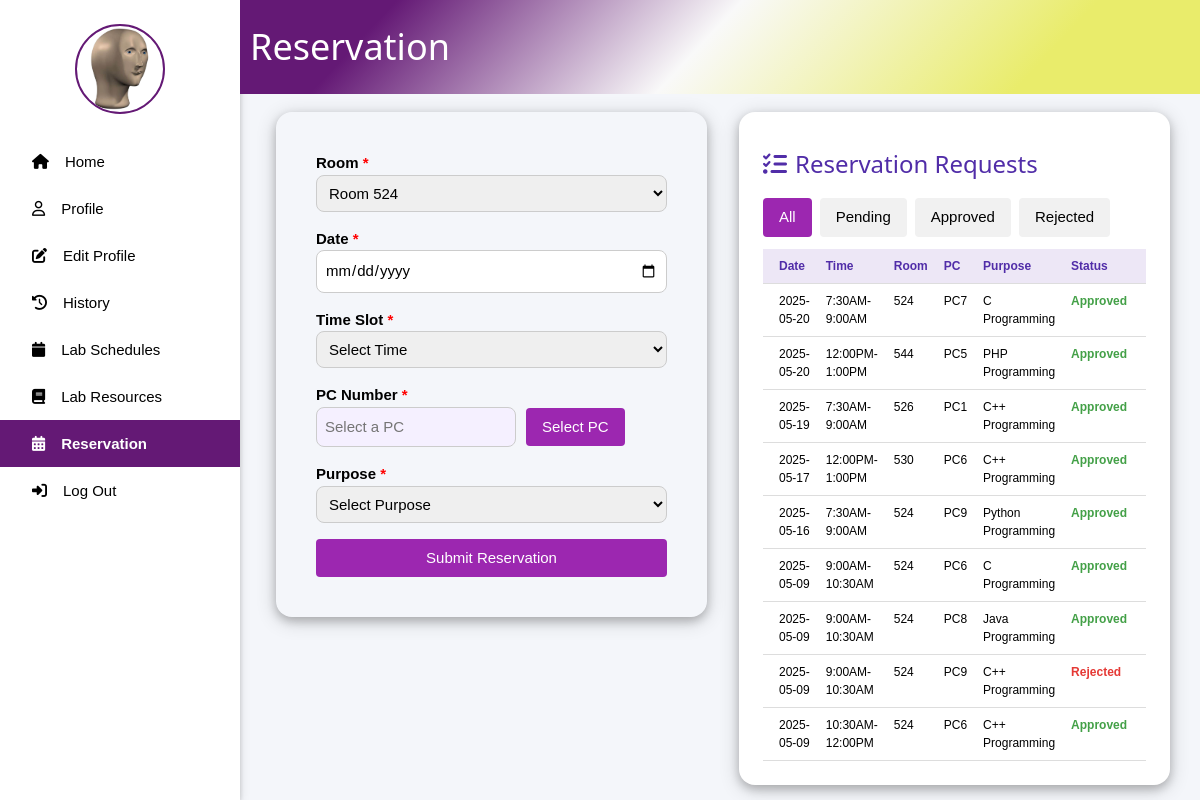
/make_reservation.php (signed in), run on the app's committed database.
### tables this page shows
CREATE TABLE `reservations` (
  `id` int(11) NOT NULL,
  `idno` int(11) NOT NULL,
  `room_number` varchar(10) NOT NULL,
  `pc_number` varchar(10) NOT NULL,
  `reservation_date` date NOT NULL,
  `time_slot` varchar(20) NOT NULL,
  `purpose` text NOT NULL,
  `status` enum('pending','approved','rejected') DEFAULT 'pending',
  `created_at` timestamp NOT NULL DEFAULT current_timestamp(),
  `updated_at` timestamp NOT NULL DEFAULT current_timestamp() ON UPDATE current_timestamp()
);

### make_reservation.php (the view, shortened to what this page needs)
<?php
include 'connect.php';
$user = isset($_SESSION['user']) ? $_SESSION['user'] : null;
$rooms = [];
$sql_rooms = "SELECT DISTINCT room_number FROM pc_status ORDER BY room_number";
$result_rooms = $conn->query($sql_rooms);
while ($row = $result_rooms->fetch_assoc()) {
    $rooms[] = $row['room_number'];
}
$selected_room = isset($_POST['room_number']) ? $_POST['room_number'] : (count($rooms) > 0 ? $rooms[0] : '');
?>
<!DOCTYPE html>
<html lang="en">
<head>
    <link rel="stylesheet" href="w3.css">
    <link rel="stylesheet" href="side_nav.css">
</head>
<body style="background: #f4f6fa;">
<div class="w3-sidebar w3-bar-block w3-collapse w3-card w3-animate-left" style="width:20%;" id="mySidebar">
    <div class="profile w3-center w3-margin w3-padding">
        <?php $profile_pic = isset($user['PROFILE_PIC']) ? $user['PROFILE_PIC'] : 'images/default_pic.png'; ?>
        <img src="<?php echo htmlspecialchars($profile_pic); ?>" alt="profile_pic" style="width: 90px; height:90px; border-radius: 50%; border: 2px solid rgba(100,25,117,1);">
    </div>
    <a href="dashboard.php" class="w3-bar-item w3-button"><i class="fa-solid fa-house w3-padding"></i><span>Home</span></a>
    <a href="#" onclick="document.getElementById('profile').style.display='block'" class="w3-bar-item w3-button"><i class="fa-regular fa-user w3-padding"></i><span>Profile</span></a>
    <a href="profile.php" class="w3-bar-item w3-button"><i class="fa-solid fa-edit w3-padding"></i><span>Edit Profile</span></a>
    <a href="history.php" class="w3-bar-item w3-button"><i class="fa-solid fa-clock-rotate-left w3-padding"></i><span>History</span></a>
    <a href="view_lab_schedules.php" class="w3-bar-item w3-button"><i class="fa-solid fa-calendar w3-padding"></i><span>Lab Schedules</span></a>
    <a href="view_lab_resources.php" class="w3-bar-item w3-button"><i class="fa-solid fa-book w3-padding"></i><span>Lab Resources</span></a>
    <a href="make_reservation.php" class="w3-bar-item w3-button active"><i class="fa-solid fa-calendar-days w3-padding"></i><span>Reservation</span></a>
    <a href="logout.php" class="w3-bar-item w3-button"><i class="fa-solid fa-right-to-bracket w3-padding"></i><span>Log Out</span></a>
</div>
<div style="margin-left:20%;">
    <div class="title_page w3-container" style="display: flex; align-items: center;">
        <h1 style="margin-left: 10px; color: #ffff;">Reservation</h1>
    </div>
    <div style="display: flex; gap: 32px; align-items: flex-start; flex-wrap: wrap; margin-top: 18px; margin-left: 18px; padding-left: 18px;">
        <div class="form-container w3-card-4 w3-round-xlarge" style="flex: 1 1 350px; min-width: 340px; padding: 24px; margin: 0; box-sizing: border-box;">
            <form method="POST" action="" class="w3-container" id="reservationForm">
                <div class="w3-section">
                    <label><b>Room <span class="required">*</span></b></label>
                    <select name="room_number" id="room_number" class="w3-input w3-border w3-round" required>
                        <?php foreach ($rooms as $room): ?>
                            <option value="<?php echo htmlspecialchars($room); ?>" <?php if ($room == $selected_room) echo 'selected'; ?>>
                                <?php echo htmlspecialchars($room); ?>
                            </option>
                        <?php endforeach; ?>
                    </select>
                </div>
                <div class="w3-section">
                    <label><b>Date <span class="required">*</span></b></label>
                    <input type="date" name="reservation_date" id="reservation_date" class="w3-input w3-border w3-round" required min="<?php echo date('Y-m-d'); ?>" value="<?php echo isset($_POST['reservation_date']) ? htmlspecialchars($_POST['reservation_date']) : ''; ?>">
                </div>
                <div class="w3-section">
                    <label><b>Time Slot <span class="required">*</span></b></label>
                    <select name="time_slot" id="time_slot" class="w3-input w3-border w3-round" required>
                        <option value="">Select Time</option>
                    </select>
                </div>
                <div class="w3-section">
                    <label><b>PC Number <span class="required">*</span></b></label>
                    <div style="display: flex; gap: 10px; align-items: center;">
                        <input type="text" id="pc_number_display" class="w3-input w3-border w3-round" style="max-width: 200px;" placeholder="Select a PC" readonly required>
                        <button type="button" class="w3-button w3-purple w3-round" onclick="openPCModal()">Select PC</button>
                    </div>
                </div>
                <div class="w3-section">
                    <label><b>Purpose <span class="required">*</span></b></label>
                    <select name="purpose" class="w3-input w3-border w3-round" required>
                        <option value="" disabled selected hidden>Select Purpose</option>
                    </select>
                </div>
                <div class="w3-section">
                    <button type="submit" name="submit_reservation" class="w3-button w3-purple w3-round w3-block">
                        Submit Reservation
                    </button>
                </div>
            </form>
        </div>
        <div class="w3-card-4 w3-round-xlarge" style="flex: 1 1 350px; min-width: 340px; background: #fff; padding: 24px; margin: 0; margin-right: 30px; box-sizing: border-box;">
            <h3 style="margin-bottom: 16px; color: #512da8;"><i class="fa-solid fa-list-check" style="margin-right: 8px;"></i>Reservation Requests</h3>
            <?php
            $filter = isset($_GET['filter']) ? $_GET['filter'] : 'All';
            $idno = $user['IDNO'];
            $filter_sql = '';
            if ($filter === 'Pending') {
                $filter_sql = "AND status = 'pending'";
            } elseif ($filter === 'Approved') {
                $filter_sql = "AND status = 'approved'";
            } elseif ($filter === 'Rejected') {
                $filter_sql = "AND status = 'rejected'";
            } else {
                $filter_sql = "AND status IN ('pending','approved','rejected')";
            }
            $sql_requests = "SELECT id, reservation_date, time_slot, room_number, pc_number, purpose, status FROM reservations WHERE idno = ? $filter_sql ORDER BY reservation_date DESC, time_slot DESC";
            $stmt_requests = $conn->prepare($sql_requests);
            $stmt_requests->bind_param("i", $idno);
            $stmt_requests->execute();
            $result_requests = $stmt_requests->get_result();
            ?>
            <div style="margin-bottom: 12px;">
                <form method="get" style="display: flex; gap: 8px;">
                    <button type="submit" name="filter" value="All" class="w3-button w3-round <?php if($filter=='All') echo 'w3-purple'; else echo 'w3-light-grey'; ?>">All</button>
                    <button type="submit" name="filter" value="Pending" class="w3-button w3-round <?php if($filter=='Pending') echo 'w3-purple'; else echo 'w3-light-grey'; ?>">Pending</button>
                    <button type="submit" name="filter" value="Approved" class="w3-button w3-round <?php if($filter=='Approved') echo 'w3-purple'; else echo 'w3-light-grey'; ?>">Approved</button>
                    <button type="submit" name="filter" value="Rejected" class="w3-button w3-round <?php if($filter=='Rejected') echo 'w3-purple'; else echo 'w3-light-grey'; ?>">Rejected</button>
                </form>
            </div>
            <div style="overflow-x:auto;">
            <table class="w3-table w3-bordered w3-small">
                <thead>
                    <tr style="background:#ede7f6; color:#512da8;">
                        <th>Date</th>
                        <th>Time</th>
                        <th>Room</th>
                        <th>PC</th>
                        <th>Purpose</th>
                        <th>Status</th>
                        <th></th>
                    </tr>
                </thead>
                <tbody>
                <?php if ($result_requests->num_rows > 0): ?>
                    <?php while ($row = $result_requests->fetch_assoc()): ?>
                        <tr>
                            <td><?php echo htmlspecialchars($row['reservation_date']); ?></td>
                            <td><?php echo htmlspecialchars($row['time_slot']); ?></td>
                            <td><?php echo htmlspecialchars($row['room_number']); ?></td>
                            <td><?php echo htmlspecialchars($row['pc_number']); ?></td>
                            <td><?php echo htmlspecialchars($row['purpose']); ?></td>
                            <td>
                                <?php
                                    $status = ucfirst($row['status']);
                                    $color = $status === 'Pending' ? '#ffb300' : ($status === 'Approved' ? '#43a047' : ($status === 'Rejected' ? '#e53935' : '#757575'));
                                ?>
                                <span style="color:<?php echo $color; ?>; font-weight:600;"> <?php echo $status; ?> </span>
                            </td>
                            <td>
                            </td>
                        </tr>
                    <?php endwhile; ?>
                <?php else: ?>
                    <tr><td colspan="7" style="text-align:center; color:#757575;">No reservation requests found.</td></tr>
                <?php endif; ?>
                </tbody>
            </table>
            </div>
        </div>
    </div>
</div>
</body>
</html>

### w3.css (style rules this page uses)
html { box-sizing:border-box }
*,*:before,*:after { box-sizing:inherit }
html { -ms-text-size-adjust:100%;-webkit-text-size-adjust:100% }
body { margin:0 }
[hidden],template { display:none }
a { background-color:transparent }
b,strong { font-weight:bolder }
img { border-style:none }
button,input,select,textarea,optgroup { font:inherit;margin:0 }
button,input { overflow:visible }
button,select { text-transform:none }
button,[type=button],[type=reset],[type=submit] { -webkit-appearance:button }
html,body { font-family:Verdana,sans-serif;font-size:15px;line-height:1.5 }
html { overflow-x:hidden }
h1 { font-size:36px }
h3 { font-size:24px }
h1,h2,h3,h4,h5,h6 { font-family:"Segoe UI",Arial,sans-serif;font-weight:400;margin:10px 0 }
img { vertical-align:middle }
a { color:inherit }
.w3-table,.w3-table-all { border-collapse:collapse;border-spacing:0;width:100%;display:table }
.w3-bordered tr,.w3-table-all tr { border-bottom:1px solid #ddd }
.w3-table td,.w3-table th,.w3-table-all td,.w3-table-all th { padding:8px 8px;display:table-cell;text-align:left;vertical-align:top }
.w3-table th:first-child,.w3-table td:first-child,.w3-table-all th:first-child,.w3-table-all td:first-child { padding-left:16px }
.w3-btn,.w3-button { border:none;display:inline-block;padding:8px 16px;vertical-align:middle;overflow:hidden;text-decoration:none;color:inherit;background-color:inherit;text-align:center;cursor:pointer;white-space:nowrap }
.w3-btn,.w3-button { -webkit-touch-callout:none;-webkit-user-select:none;-khtml-user-select:none;-moz-user-select:none;-ms-user-select:none;user-select:none }
.w3-input { padding:8px;display:block;border:none;border-bottom:1px solid #ccc;width:100% }
.w3-sidebar { height:100%;width:200px;background-color:#fff;position:fixed!important;z-index:1;overflow:auto }
.w3-bar-block .w3-bar-item { width:100%;display:block;padding:8px 16px;text-align:left;border:none;white-space:normal;float:none;outline:0 }
.w3-block { display:block;width:100% }
.w3-container:after,.w3-container:before,.w3-panel:after,.w3-panel:before,.w3-row:after,.w3-row:before,.w3-row-padding:after,.w3-row-padding:before, .w3-cell-row:before,.w3-cell-row:after,.w3-clear:after,.w3-clear:before,.w3-bar:before,.w3-bar:after { content:"";display:table;clear:both }
@media (min-width:993px) { .w3-sidebar.w3-collapse { display:block!important } }
.w3-round,.w3-round-medium { border-radius:4px }
.w3-round-xlarge { border-radius:16px }
.w3-container,.w3-panel { padding:0.01em 16px }
.w3-card,.w3-card-2 { box-shadow:0 2px 5px 0 rgba(0,0,0,0.16),0 2px 10px 0 rgba(0,0,0,0.12) }
.w3-card-4,.w3-hover-shadow:hover { box-shadow:0 4px 10px 0 rgba(0,0,0,0.2),0 4px 20px 0 rgba(0,0,0,0.19) }
.w3-animate-left { position:relative;animation:animateleft 0.4s }
.w3-small { font-size:12px!important }
.w3-center { text-align:center!important }
.w3-border { border:1px solid #ccc!important }
.w3-section,.w3-code { margin-top:16px!important;margin-bottom:16px!important }
.w3-margin { margin:16px!important }
.w3-padding { padding:8px 16px!important }
.w3-purple,.w3-hover-purple:hover { color:#fff!important;background-color:#9c27b0!important }
.w3-light-grey,.w3-hover-light-grey:hover,.w3-light-gray,.w3-hover-light-gray:hover { color:#000!important;background-color:#f1f1f1!important }

### side_nav.css (style rules this page uses)
.title_page { position: sticky; top: 0; z-index: 1000; padding: 10px 0; background: rgb(100,25,117); background: linear-gradient(133deg, rgba(100,25,117,1) 15%, rgba(249,249,249,1) 48%, rgba(233,236,107,1) 82%); }
.active { background-color:rgba(100,25,117,1); color: white; font-weight: bold; }

### make_reservation.php (style rules this page uses)
.form-container { max-width: 600px; margin: 20px auto; padding: 20px; }
.required { color: red; }
.w3-input { border-radius: 8px !important; transition: border 0.3s, box-shadow 0.3s; }
#pc_number_display { background-color: #f5f0ff; color: #512da8; font-weight: 500; }

### data on the page
reservations: reservation_date "2025-05-20", time_slot "7:30AM-9:00AM", room_number "524", pc_number "PC7", purpose "C Programming", status "Approved"
reservations: reservation_date "2025-05-20", time_slot "12:00PM-1:00PM", room_number "544", pc_number "PC5", purpose "PHP Programming", status "Approved"
reservations: reservation_date "2025-05-19", time_slot "7:30AM-9:00AM", room_number "526", pc_number "PC1", purpose "C++ Programming", status "Approved"
reservations: reservation_date "2025-05-17", time_slot "12:00PM-1:00PM", room_number "530", pc_number "PC6", purpose "C++ Programming", status "Approved"
reservations: reservation_date "2025-05-16", time_slot "7:30AM-9:00AM", room_number "524", pc_number "PC9", purpose "Python Programming", status "Approved"
reservations: reservation_date "2025-05-09", time_slot "9:00AM-10:30AM", room_number "524", pc_number "PC6", purpose "C Programming", status "Approved"
reservations: reservation_date "2025-05-09", time_slot "9:00AM-10:30AM", room_number "524", pc_number "PC8", purpose "Java Programming", status "Approved"
reservations: reservation_date "2025-05-09", time_slot "9:00AM-10:30AM", room_number "524", pc_number "PC9", purpose "C++ Programming", status "Rejected"
reservations: reservation_date "2025-05-09", time_slot "10:30AM-12:00PM", room_number "524", pc_number "PC6", purpose "C++ Programming", status "Approved"

### other printed values
form field room_number "Room 524"
